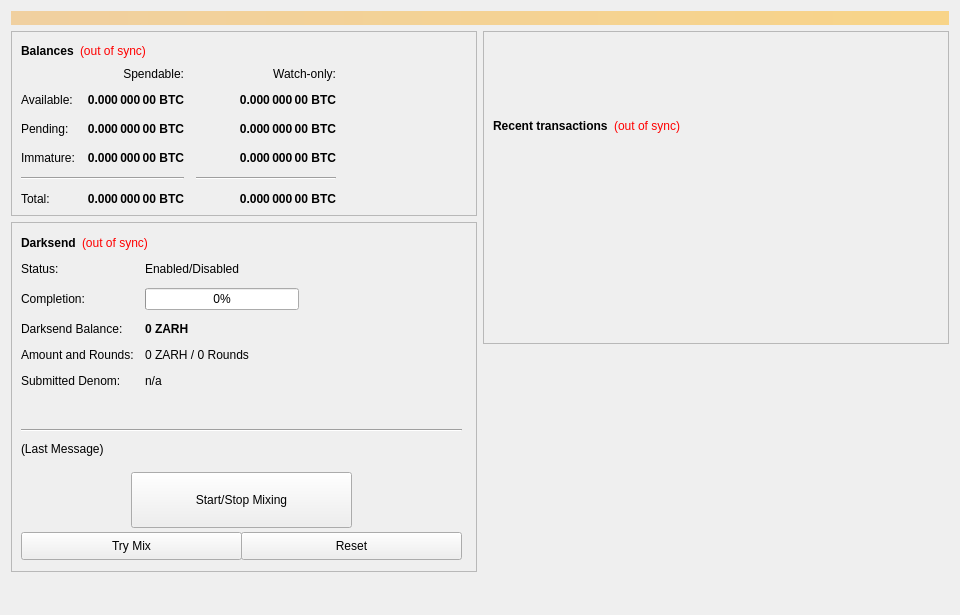
<?xml version="1.0" encoding="UTF-8"?>
<ui version="4.0">
 <class>OverviewPage</class>
 <widget class="QWidget" name="OverviewPage">
  <property name="geometry">
   <rect>
    <x>0</x>
    <y>0</y>
    <width>960</width>
    <height>615</height>
   </rect>
  </property>
  <property name="minimumSize">
   <size>
    <width>960</width>
    <height>0</height>
   </size>
  </property>
  <property name="windowTitle">
   <string>Form</string>
  </property>
  <layout class="QVBoxLayout" name="topLayout">
   <item>
    <widget class="QLabel" name="labelAlerts">
     <property name="visible">
      <bool>false</bool>
     </property>
     <property name="styleSheet">
      <string notr="true">background-color: qlineargradient(x1: 0, y1: 0, x2: 1, y2: 0, stop:0 #F0D0A0, stop:1 #F8D488); color:#000000;</string>
     </property>
     <property name="wordWrap">
      <bool>true</bool>
     </property>
     <property name="margin">
      <number>3</number>
     </property>
    </widget>
   </item>
   <item>
    <layout class="QHBoxLayout" name="horizontalLayout" stretch="1,1">
     <item>
      <layout class="QVBoxLayout" name="verticalLayout_2">
       <item>
        <widget class="QFrame" name="frame">
         <property name="frameShape">
          <enum>QFrame::StyledPanel</enum>
         </property>
         <property name="frameShadow">
          <enum>QFrame::Raised</enum>
         </property>
         <layout class="QVBoxLayout" name="verticalLayout_4">
          <item>
           <layout class="QHBoxLayout" name="horizontalLayout_4">
            <item>
             <widget class="QLabel" name="label_5">
              <property name="font">
               <font>
                <weight>75</weight>
                <bold>true</bold>
               </font>
              </property>
              <property name="text">
               <string>Balances</string>
              </property>
             </widget>
            </item>
            <item>
             <widget class="QLabel" name="labelWalletStatus">
              <property name="cursor">
               <cursorShape>WhatsThisCursor</cursorShape>
              </property>
              <property name="toolTip">
               <string>The displayed information may be out of date. Your wallet automatically synchronizes with the ZARHEXCASH network after a connection is established, but this process has not completed yet.</string>
              </property>
              <property name="styleSheet">
               <string notr="true">QLabel { color: red; }</string>
              </property>
              <property name="text">
               <string notr="true">(out of sync)</string>
              </property>
              <property name="alignment">
               <set>Qt::AlignLeading|Qt::AlignLeft|Qt::AlignVCenter</set>
              </property>
             </widget>
            </item>
            <item>
             <spacer name="horizontalSpacer_3">
              <property name="orientation">
               <enum>Qt::Horizontal</enum>
              </property>
              <property name="sizeHint" stdset="0">
               <size>
                <width>40</width>
                <height>20</height>
               </size>
              </property>
             </spacer>
            </item>
           </layout>
          </item>
          <item>
           <layout class="QGridLayout" name="gridLayout">
            <property name="spacing">
             <number>12</number>
            </property>
            <item row="2" column="2">
             <widget class="QLabel" name="labelWatchPending">
              <property name="font">
               <font>
                <weight>75</weight>
                <bold>true</bold>
               </font>
              </property>
              <property name="cursor">
               <cursorShape>IBeamCursor</cursorShape>
              </property>
              <property name="toolTip">
               <string>Unconfirmed transactions to watch-only addresses</string>
              </property>
              <property name="text">
               <string notr="true">0.000 000 00 BTC</string>
              </property>
              <property name="alignment">
               <set>Qt::AlignRight|Qt::AlignTrailing|Qt::AlignVCenter</set>
              </property>
              <property name="textInteractionFlags">
               <set>Qt::LinksAccessibleByMouse|Qt::TextSelectableByKeyboard|Qt::TextSelectableByMouse</set>
              </property>
             </widget>
            </item>
            <item row="2" column="1">
             <widget class="QLabel" name="labelUnconfirmed">
              <property name="font">
               <font>
                <weight>75</weight>
                <bold>true</bold>
               </font>
              </property>
              <property name="cursor">
               <cursorShape>IBeamCursor</cursorShape>
              </property>
              <property name="toolTip">
               <string>Total of transactions that have yet to be confirmed, and do not yet count toward the spendable balance</string>
              </property>
              <property name="text">
               <string notr="true">0.000 000 00 BTC</string>
              </property>
              <property name="alignment">
               <set>Qt::AlignRight|Qt::AlignTrailing|Qt::AlignVCenter</set>
              </property>
              <property name="textInteractionFlags">
               <set>Qt::LinksAccessibleByMouse|Qt::TextSelectableByKeyboard|Qt::TextSelectableByMouse</set>
              </property>
             </widget>
            </item>
            <item row="3" column="2">
             <widget class="QLabel" name="labelWatchImmature">
              <property name="font">
               <font>
                <weight>75</weight>
                <bold>true</bold>
               </font>
              </property>
              <property name="cursor">
               <cursorShape>IBeamCursor</cursorShape>
              </property>
              <property name="toolTip">
               <string>Staked or masternode rewards in watch-only addresses that has not yet matured</string>
              </property>
              <property name="text">
               <string notr="true">0.000 000 00 BTC</string>
              </property>
              <property name="alignment">
               <set>Qt::AlignRight|Qt::AlignTrailing|Qt::AlignVCenter</set>
              </property>
              <property name="textInteractionFlags">
               <set>Qt::LinksAccessibleByMouse|Qt::TextSelectableByKeyboard|Qt::TextSelectableByMouse</set>
              </property>
             </widget>
            </item>
            <item row="4" column="0" colspan="2">
             <widget class="Line" name="lineSpendableBalance">
              <property name="orientation">
               <enum>Qt::Horizontal</enum>
              </property>
             </widget>
            </item>
            <item row="4" column="2">
             <widget class="Line" name="lineWatchBalance">
              <property name="sizePolicy">
               <sizepolicy hsizetype="Preferred" vsizetype="Fixed">
                <horstretch>0</horstretch>
                <verstretch>0</verstretch>
               </sizepolicy>
              </property>
              <property name="minimumSize">
               <size>
                <width>140</width>
                <height>0</height>
               </size>
              </property>
              <property name="orientation">
               <enum>Qt::Horizontal</enum>
              </property>
             </widget>
            </item>
            <item row="5" column="0">
             <widget class="QLabel" name="labelTotalText">
              <property name="text">
               <string>Total:</string>
              </property>
             </widget>
            </item>
            <item row="3" column="1">
             <widget class="QLabel" name="labelImmature">
              <property name="font">
               <font>
                <weight>75</weight>
                <bold>true</bold>
               </font>
              </property>
              <property name="cursor">
               <cursorShape>IBeamCursor</cursorShape>
              </property>
              <property name="toolTip">
               <string>Staked or masternode rewards that has not yet matured</string>
              </property>
              <property name="text">
               <string notr="true">0.000 000 00 BTC</string>
              </property>
              <property name="alignment">
               <set>Qt::AlignRight|Qt::AlignTrailing|Qt::AlignVCenter</set>
              </property>
              <property name="textInteractionFlags">
               <set>Qt::LinksAccessibleByMouse|Qt::TextSelectableByKeyboard|Qt::TextSelectableByMouse</set>
              </property>
             </widget>
            </item>
            <item row="2" column="3">
             <spacer name="horizontalSpacer_2">
              <property name="orientation">
               <enum>Qt::Horizontal</enum>
              </property>
              <property name="sizeHint" stdset="0">
               <size>
                <width>40</width>
                <height>20</height>
               </size>
              </property>
             </spacer>
            </item>
            <item row="3" column="0">
             <widget class="QLabel" name="labelImmatureText">
              <property name="text">
               <string>Immature:</string>
              </property>
             </widget>
            </item>
            <item row="5" column="1">
             <widget class="QLabel" name="labelTotal">
              <property name="font">
               <font>
                <weight>75</weight>
                <bold>true</bold>
               </font>
              </property>
              <property name="cursor">
               <cursorShape>IBeamCursor</cursorShape>
              </property>
              <property name="toolTip">
               <string>Your current total balance</string>
              </property>
              <property name="text">
               <string notr="true">0.000 000 00 BTC</string>
              </property>
              <property name="alignment">
               <set>Qt::AlignRight|Qt::AlignTrailing|Qt::AlignVCenter</set>
              </property>
              <property name="textInteractionFlags">
               <set>Qt::LinksAccessibleByMouse|Qt::TextSelectableByKeyboard|Qt::TextSelectableByMouse</set>
              </property>
             </widget>
            </item>
            <item row="5" column="2">
             <widget class="QLabel" name="labelWatchTotal">
              <property name="font">
               <font>
                <weight>75</weight>
                <bold>true</bold>
               </font>
              </property>
              <property name="cursor">
               <cursorShape>IBeamCursor</cursorShape>
              </property>
              <property name="toolTip">
               <string>Current total balance in watch-only addresses</string>
              </property>
              <property name="text">
               <string notr="true">0.000 000 00 BTC</string>
              </property>
              <property name="alignment">
               <set>Qt::AlignRight|Qt::AlignTrailing|Qt::AlignVCenter</set>
              </property>
              <property name="textInteractionFlags">
               <set>Qt::LinksAccessibleByMouse|Qt::TextSelectableByKeyboard|Qt::TextSelectableByMouse</set>
              </property>
             </widget>
            </item>
            <item row="0" column="2">
             <widget class="QLabel" name="labelWatchonly">
              <property name="text">
               <string>Watch-only:</string>
              </property>
              <property name="alignment">
               <set>Qt::AlignRight|Qt::AlignTrailing|Qt::AlignVCenter</set>
              </property>
             </widget>
            </item>
            <item row="1" column="0">
             <widget class="QLabel" name="labelBalanceText">
              <property name="text">
               <string>Available:</string>
              </property>
             </widget>
            </item>
            <item row="1" column="1">
             <widget class="QLabel" name="labelBalance">
              <property name="font">
               <font>
                <weight>75</weight>
                <bold>true</bold>
               </font>
              </property>
              <property name="cursor">
               <cursorShape>IBeamCursor</cursorShape>
              </property>
              <property name="toolTip">
               <string>Your current spendable balance</string>
              </property>
              <property name="text">
               <string notr="true">0.000 000 00 BTC</string>
              </property>
              <property name="alignment">
               <set>Qt::AlignRight|Qt::AlignTrailing|Qt::AlignVCenter</set>
              </property>
              <property name="textInteractionFlags">
               <set>Qt::LinksAccessibleByMouse|Qt::TextSelectableByKeyboard|Qt::TextSelectableByMouse</set>
              </property>
             </widget>
            </item>
            <item row="1" column="2">
             <widget class="QLabel" name="labelWatchAvailable">
              <property name="font">
               <font>
                <weight>75</weight>
                <bold>true</bold>
               </font>
              </property>
              <property name="cursor">
               <cursorShape>IBeamCursor</cursorShape>
              </property>
              <property name="toolTip">
               <string>Your current balance in watch-only addresses</string>
              </property>
              <property name="text">
               <string notr="true">0.000 000 00 BTC</string>
              </property>
              <property name="alignment">
               <set>Qt::AlignRight|Qt::AlignTrailing|Qt::AlignVCenter</set>
              </property>
              <property name="textInteractionFlags">
               <set>Qt::LinksAccessibleByMouse|Qt::TextSelectableByKeyboard|Qt::TextSelectableByMouse</set>
              </property>
             </widget>
            </item>
            <item row="2" column="0">
             <widget class="QLabel" name="labelPendingText">
              <property name="text">
               <string>Pending:</string>
              </property>
             </widget>
            </item>
            <item row="0" column="1">
             <widget class="QLabel" name="labelSpendable">
              <property name="text">
               <string>Spendable:</string>
              </property>
              <property name="alignment">
               <set>Qt::AlignRight|Qt::AlignTrailing|Qt::AlignVCenter</set>
              </property>
             </widget>
            </item>
           </layout>
          </item>
         </layout>
        </widget>
       </item>
       <item>
        <widget class="QFrame" name="frameDarksend">
         <property name="minimumSize">
          <size>
           <width>0</width>
           <height>350</height>
          </size>
         </property>
         <property name="layoutDirection">
          <enum>Qt::LeftToRight</enum>
         </property>
         <property name="frameShape">
          <enum>QFrame::StyledPanel</enum>
         </property>
         <property name="frameShadow">
          <enum>QFrame::Raised</enum>
         </property>
         <widget class="QWidget" name="formLayoutWidget">
          <property name="geometry">
           <rect>
            <x>10</x>
            <y>40</y>
            <width>451</width>
            <height>161</height>
           </rect>
          </property>
          <layout class="QFormLayout" name="formLayout">
           <property name="fieldGrowthPolicy">
            <enum>QFormLayout::AllNonFixedFieldsGrow</enum>
           </property>
           <property name="horizontalSpacing">
            <number>11</number>
           </property>
           <property name="verticalSpacing">
            <number>12</number>
           </property>
           <item row="0" column="0">
            <widget class="QLabel" name="label_6">
             <property name="text">
              <string>Status:</string>
             </property>
            </widget>
           </item>
           <item row="1" column="0">
            <widget class="QLabel" name="label_7">
             <property name="text">
              <string>Completion:</string>
             </property>
            </widget>
           </item>
           <item row="1" column="1">
            <widget class="QProgressBar" name="DarksendProgress">
             <property name="maximumSize">
              <size>
               <width>154</width>
               <height>16777215</height>
              </size>
             </property>
             <property name="value">
              <number>0</number>
             </property>
            </widget>
           </item>
           <item row="2" column="0">
            <widget class="QLabel" name="labelAnonymizedText">
             <property name="text">
              <string>Darksend Balance:</string>
             </property>
            </widget>
           </item>
           <item row="2" column="1">
            <widget class="QLabel" name="labelAnonymized">
             <property name="font">
              <font>
               <weight>75</weight>
               <bold>true</bold>
              </font>
             </property>
             <property name="text">
              <string notr="true">0 ZARH</string>
             </property>
            </widget>
           </item>
           <item row="3" column="0">
            <widget class="QLabel" name="label_8">
             <property name="text">
              <string>Amount and Rounds:</string>
             </property>
            </widget>
           </item>
           <item row="3" column="1">
            <widget class="QLabel" name="labelAmountRounds">
             <property name="text">
              <string>0 ZARH / 0 Rounds</string>
             </property>
            </widget>
           </item>
           <item row="4" column="0">
            <widget class="QLabel" name="label_9">
             <property name="text">
              <string>Submitted Denom:</string>
             </property>
            </widget>
           </item>
           <item row="4" column="1">
            <widget class="QLabel" name="labelSubmittedDenom">
             <property name="toolTip">
              <string>The denominations you submitted to the Masternode.&lt;br&gt;To mix, other users must submit the exact same denominations.</string>
             </property>
             <property name="text">
              <string>n/a</string>
             </property>
            </widget>
           </item>
           <item row="0" column="1">
            <widget class="QLabel" name="DarksendEnabled">
             <property name="text">
              <string>Enabled/Disabled</string>
             </property>
            </widget>
           </item>
          </layout>
         </widget>
         <widget class="QPushButton" name="runAutoDenom">
          <property name="geometry">
           <rect>
            <x>251</x>
            <y>17</y>
            <width>1</width>
            <height>1</height>
           </rect>
          </property>
          <property name="palette">
           <palette>
            <active>
             <colorrole role="WindowText">
              <brush brushstyle="SolidPattern">
               <color alpha="255">
                <red>0</red>
                <green>0</green>
                <blue>0</blue>
               </color>
              </brush>
             </colorrole>
             <colorrole role="Button">
              <brush brushstyle="SolidPattern">
               <color alpha="255">
                <red>239</red>
                <green>238</green>
                <blue>238</blue>
               </color>
              </brush>
             </colorrole>
             <colorrole role="Light">
              <brush brushstyle="SolidPattern">
               <color alpha="255">
                <red>255</red>
                <green>255</green>
                <blue>255</blue>
               </color>
              </brush>
             </colorrole>
             <colorrole role="Midlight">
              <brush brushstyle="SolidPattern">
               <color alpha="255">
                <red>247</red>
                <green>246</green>
                <blue>246</blue>
               </color>
              </brush>
             </colorrole>
             <colorrole role="Dark">
              <brush brushstyle="SolidPattern">
               <color alpha="255">
                <red>119</red>
                <green>119</green>
                <blue>119</blue>
               </color>
              </brush>
             </colorrole>
             <colorrole role="Mid">
              <brush brushstyle="SolidPattern">
               <color alpha="255">
                <red>159</red>
                <green>159</green>
                <blue>159</blue>
               </color>
              </brush>
             </colorrole>
             <colorrole role="Text">
              <brush brushstyle="SolidPattern">
               <color alpha="255">
                <red>0</red>
                <green>0</green>
                <blue>0</blue>
               </color>
              </brush>
             </colorrole>
             <colorrole role="BrightText">
              <brush brushstyle="SolidPattern">
               <color alpha="255">
                <red>255</red>
                <green>255</green>
                <blue>255</blue>
               </color>
              </brush>
             </colorrole>
             <colorrole role="ButtonText">
              <brush brushstyle="SolidPattern">
               <color alpha="255">
                <red>0</red>
                <green>0</green>
                <blue>0</blue>
               </color>
              </brush>
             </colorrole>
             <colorrole role="Base">
              <brush brushstyle="SolidPattern">
               <color alpha="255">
                <red>255</red>
                <green>255</green>
                <blue>255</blue>
               </color>
              </brush>
             </colorrole>
             <colorrole role="Window">
              <brush brushstyle="SolidPattern">
               <color alpha="255">
                <red>239</red>
                <green>238</green>
                <blue>238</blue>
               </color>
              </brush>
             </colorrole>
             <colorrole role="Shadow">
              <brush brushstyle="SolidPattern">
               <color alpha="255">
                <red>0</red>
                <green>0</green>
                <blue>0</blue>
               </color>
              </brush>
             </colorrole>
             <colorrole role="AlternateBase">
              <brush brushstyle="SolidPattern">
               <color alpha="255">
                <red>247</red>
                <green>246</green>
                <blue>246</blue>
               </color>
              </brush>
             </colorrole>
             <colorrole role="ToolTipBase">
              <brush brushstyle="SolidPattern">
               <color alpha="255">
                <red>255</red>
                <green>255</green>
                <blue>220</blue>
               </color>
              </brush>
             </colorrole>
             <colorrole role="ToolTipText">
              <brush brushstyle="SolidPattern">
               <color alpha="255">
                <red>0</red>
                <green>0</green>
                <blue>0</blue>
               </color>
              </brush>
             </colorrole>
            </active>
            <inactive>
             <colorrole role="WindowText">
              <brush brushstyle="SolidPattern">
               <color alpha="255">
                <red>0</red>
                <green>0</green>
                <blue>0</blue>
               </color>
              </brush>
             </colorrole>
             <colorrole role="Button">
              <brush brushstyle="SolidPattern">
               <color alpha="255">
                <red>239</red>
                <green>238</green>
                <blue>238</blue>
               </color>
              </brush>
             </colorrole>
             <colorrole role="Light">
              <brush brushstyle="SolidPattern">
               <color alpha="255">
                <red>255</red>
                <green>255</green>
                <blue>255</blue>
               </color>
              </brush>
             </colorrole>
             <colorrole role="Midlight">
              <brush brushstyle="SolidPattern">
               <color alpha="255">
                <red>247</red>
                <green>246</green>
                <blue>246</blue>
               </color>
              </brush>
             </colorrole>
             <colorrole role="Dark">
              <brush brushstyle="SolidPattern">
               <color alpha="255">
                <red>119</red>
                <green>119</green>
                <blue>119</blue>
               </color>
              </brush>
             </colorrole>
             <colorrole role="Mid">
              <brush brushstyle="SolidPattern">
               <color alpha="255">
                <red>159</red>
                <green>159</green>
                <blue>159</blue>
               </color>
              </brush>
             </colorrole>
             <colorrole role="Text">
              <brush brushstyle="SolidPattern">
               <color alpha="255">
                <red>0</red>
                <green>0</green>
                <blue>0</blue>
               </color>
              </brush>
             </colorrole>
             <colorrole role="BrightText">
              <brush brushstyle="SolidPattern">
               <color alpha="255">
                <red>255</red>
                <green>255</green>
                <blue>255</blue>
               </color>
              </brush>
             </colorrole>
             <colorrole role="ButtonText">
              <brush brushstyle="SolidPattern">
               <color alpha="255">
                <red>0</red>
                <green>0</green>
                <blue>0</blue>
               </color>
              </brush>
             </colorrole>
             <colorrole role="Base">
              <brush brushstyle="SolidPattern">
               <color alpha="255">
                <red>255</red>
                <green>255</green>
                <blue>255</blue>
               </color>
              </brush>
             </colorrole>
             <colorrole role="Window">
              <brush brushstyle="SolidPattern">
               <color alpha="255">
                <red>239</red>
                <green>238</green>
                <blue>238</blue>
               </color>
              </brush>
             </colorrole>
             <colorrole role="Shadow">
              <brush brushstyle="SolidPattern">
               <color alpha="255">
                <red>0</red>
                <green>0</green>
                <blue>0</blue>
               </color>
              </brush>
             </colorrole>
             <colorrole role="AlternateBase">
              <brush brushstyle="SolidPattern">
               <color alpha="255">
                <red>247</red>
                <green>246</green>
                <blue>246</blue>
               </color>
              </brush>
             </colorrole>
             <colorrole role="ToolTipBase">
              <brush brushstyle="SolidPattern">
               <color alpha="255">
                <red>255</red>
                <green>255</green>
                <blue>220</blue>
               </color>
              </brush>
             </colorrole>
             <colorrole role="ToolTipText">
              <brush brushstyle="SolidPattern">
               <color alpha="255">
                <red>0</red>
                <green>0</green>
                <blue>0</blue>
               </color>
              </brush>
             </colorrole>
            </inactive>
            <disabled>
             <colorrole role="WindowText">
              <brush brushstyle="SolidPattern">
               <color alpha="255">
                <red>119</red>
                <green>119</green>
                <blue>119</blue>
               </color>
              </brush>
             </colorrole>
             <colorrole role="Button">
              <brush brushstyle="SolidPattern">
               <color alpha="255">
                <red>239</red>
                <green>238</green>
                <blue>238</blue>
               </color>
              </brush>
             </colorrole>
             <colorrole role="Light">
              <brush brushstyle="SolidPattern">
               <color alpha="255">
                <red>255</red>
                <green>255</green>
                <blue>255</blue>
               </color>
              </brush>
             </colorrole>
             <colorrole role="Midlight">
              <brush brushstyle="SolidPattern">
               <color alpha="255">
                <red>247</red>
                <green>246</green>
                <blue>246</blue>
               </color>
              </brush>
             </colorrole>
             <colorrole role="Dark">
              <brush brushstyle="SolidPattern">
               <color alpha="255">
                <red>119</red>
                <green>119</green>
                <blue>119</blue>
               </color>
              </brush>
             </colorrole>
             <colorrole role="Mid">
              <brush brushstyle="SolidPattern">
               <color alpha="255">
                <red>159</red>
                <green>159</green>
                <blue>159</blue>
               </color>
              </brush>
             </colorrole>
             <colorrole role="Text">
              <brush brushstyle="SolidPattern">
               <color alpha="255">
                <red>119</red>
                <green>119</green>
                <blue>119</blue>
               </color>
              </brush>
             </colorrole>
             <colorrole role="BrightText">
              <brush brushstyle="SolidPattern">
               <color alpha="255">
                <red>255</red>
                <green>255</green>
                <blue>255</blue>
               </color>
              </brush>
             </colorrole>
             <colorrole role="ButtonText">
              <brush brushstyle="SolidPattern">
               <color alpha="255">
                <red>119</red>
                <green>119</green>
                <blue>119</blue>
               </color>
              </brush>
             </colorrole>
             <colorrole role="Base">
              <brush brushstyle="SolidPattern">
               <color alpha="255">
                <red>239</red>
                <green>238</green>
                <blue>238</blue>
               </color>
              </brush>
             </colorrole>
             <colorrole role="Window">
              <brush brushstyle="SolidPattern">
               <color alpha="255">
                <red>239</red>
                <green>238</green>
                <blue>238</blue>
               </color>
              </brush>
             </colorrole>
             <colorrole role="Shadow">
              <brush brushstyle="SolidPattern">
               <color alpha="255">
                <red>0</red>
                <green>0</green>
                <blue>0</blue>
               </color>
              </brush>
             </colorrole>
             <colorrole role="AlternateBase">
              <brush brushstyle="SolidPattern">
               <color alpha="255">
                <red>239</red>
                <green>238</green>
                <blue>238</blue>
               </color>
              </brush>
             </colorrole>
             <colorrole role="ToolTipBase">
              <brush brushstyle="SolidPattern">
               <color alpha="255">
                <red>255</red>
                <green>255</green>
                <blue>220</blue>
               </color>
              </brush>
             </colorrole>
             <colorrole role="ToolTipText">
              <brush brushstyle="SolidPattern">
               <color alpha="255">
                <red>0</red>
                <green>0</green>
                <blue>0</blue>
               </color>
              </brush>
             </colorrole>
            </disabled>
           </palette>
          </property>
          <property name="focusPolicy">
           <enum>Qt::NoFocus</enum>
          </property>
          <property name="autoFillBackground">
           <bool>true</bool>
          </property>
          <property name="text">
           <string/>
          </property>
          <property name="flat">
           <bool>true</bool>
          </property>
         </widget>
         <widget class="QPushButton" name="toggleDarksend">
          <property name="geometry">
           <rect>
            <x>120</x>
            <y>250</y>
            <width>221</width>
            <height>56</height>
           </rect>
          </property>
          <property name="sizePolicy">
           <sizepolicy hsizetype="MinimumExpanding" vsizetype="Fixed">
            <horstretch>0</horstretch>
            <verstretch>0</verstretch>
           </sizepolicy>
          </property>
          <property name="text">
           <string>Start/Stop Mixing</string>
          </property>
         </widget>
         <widget class="Line" name="lineLastMessage">
          <property name="geometry">
           <rect>
            <x>10</x>
            <y>200</y>
            <width>441</width>
            <height>16</height>
           </rect>
          </property>
          <property name="orientation">
           <enum>Qt::Horizontal</enum>
          </property>
         </widget>
         <widget class="QLabel" name="DarksendStatus">
          <property name="geometry">
           <rect>
            <x>10</x>
            <y>220</y>
            <width>451</width>
            <height>61</height>
           </rect>
          </property>
          <property name="minimumSize">
           <size>
            <width>288</width>
            <height>43</height>
           </size>
          </property>
          <property name="text">
           <string>(Last Message)</string>
          </property>
          <property name="alignment">
           <set>Qt::AlignLeading|Qt::AlignLeft|Qt::AlignTop</set>
          </property>
          <property name="wordWrap">
           <bool>true</bool>
          </property>
         </widget>
         <widget class="QPushButton" name="DarksendAuto">
          <property name="geometry">
           <rect>
            <x>10</x>
            <y>310</y>
            <width>221</width>
            <height>28</height>
           </rect>
          </property>
          <property name="sizePolicy">
           <sizepolicy hsizetype="MinimumExpanding" vsizetype="Fixed">
            <horstretch>0</horstretch>
            <verstretch>0</verstretch>
           </sizepolicy>
          </property>
          <property name="toolTip">
           <string>Try to manually submit a Darksend request.</string>
          </property>
          <property name="text">
           <string>Try Mix</string>
          </property>
         </widget>
         <widget class="QPushButton" name="DarksendReset">
          <property name="geometry">
           <rect>
            <x>230</x>
            <y>310</y>
            <width>221</width>
            <height>28</height>
           </rect>
          </property>
          <property name="sizePolicy">
           <sizepolicy hsizetype="MinimumExpanding" vsizetype="Fixed">
            <horstretch>0</horstretch>
            <verstretch>0</verstretch>
           </sizepolicy>
          </property>
          <property name="toolTip">
           <string>Reset the current status of Darksend (can interrupt Darksend if it's in the process of Mixing, which can cost you money!)</string>
          </property>
          <property name="autoFillBackground">
           <bool>false</bool>
          </property>
          <property name="text">
           <string>Reset</string>
          </property>
         </widget>
         <widget class="QWidget" name="layoutWidget">
          <property name="geometry">
           <rect>
            <x>10</x>
            <y>10</y>
            <width>431</width>
            <height>22</height>
           </rect>
          </property>
          <layout class="QHBoxLayout" name="horizontalLayout_5">
           <item>
            <widget class="QLabel" name="label_2">
             <property name="font">
              <font>
               <weight>75</weight>
               <bold>true</bold>
              </font>
             </property>
             <property name="text">
              <string>Darksend</string>
             </property>
            </widget>
           </item>
           <item>
            <widget class="QLabel" name="labelDarksendSyncStatus">
             <property name="toolTip">
              <string>The displayed information may be out of date. Your wallet automatically synchronizes with the ZARHEXCASH network after a connection is established, but this process has not completed yet.</string>
             </property>
             <property name="styleSheet">
              <string notr="true">QLabel { color: red; }</string>
             </property>
             <property name="text">
              <string notr="true">(out of sync)</string>
             </property>
             <property name="alignment">
              <set>Qt::AlignLeading|Qt::AlignLeft|Qt::AlignVCenter</set>
             </property>
            </widget>
           </item>
           <item>
            <spacer name="horizontalSpacer_4">
             <property name="orientation">
              <enum>Qt::Horizontal</enum>
             </property>
             <property name="sizeHint" stdset="0">
              <size>
               <width>40</width>
               <height>20</height>
              </size>
             </property>
            </spacer>
           </item>
          </layout>
         </widget>
        </widget>
       </item>
       <item>
        <spacer name="verticalSpacer">
         <property name="orientation">
          <enum>Qt::Vertical</enum>
         </property>
         <property name="sizeHint" stdset="0">
          <size>
           <width>20</width>
           <height>40</height>
          </size>
         </property>
        </spacer>
       </item>
      </layout>
     </item>
     <item>
      <layout class="QVBoxLayout" name="verticalLayout_3">
       <item>
        <widget class="QFrame" name="frame_2">
         <property name="frameShape">
          <enum>QFrame::StyledPanel</enum>
         </property>
         <property name="frameShadow">
          <enum>QFrame::Raised</enum>
         </property>
         <layout class="QVBoxLayout" name="verticalLayout">
          <item>
           <spacer name="verticalSpacer_3">
            <property name="orientation">
             <enum>Qt::Vertical</enum>
            </property>
            <property name="sizeType">
             <enum>QSizePolicy::Fixed</enum>
            </property>
            <property name="sizeHint" stdset="0">
             <size>
              <width>20</width>
              <height>75</height>
             </size>
            </property>
           </spacer>
          </item>
          <item>
           <layout class="QHBoxLayout" name="horizontalLayout_2">
            <item>
             <widget class="QLabel" name="label_4">
              <property name="font">
               <font>
                <weight>75</weight>
                <bold>true</bold>
               </font>
              </property>
              <property name="text">
               <string>Recent transactions</string>
              </property>
             </widget>
            </item>
            <item>
             <widget class="QLabel" name="labelTransactionsStatus">
              <property name="cursor">
               <cursorShape>WhatsThisCursor</cursorShape>
              </property>
              <property name="toolTip">
               <string>The displayed information may be out of date. Your wallet automatically synchronizes with the ZARHEXCASH network after a connection is established, but this process has not completed yet.</string>
              </property>
              <property name="styleSheet">
               <string notr="true">QLabel { color: red; }</string>
              </property>
              <property name="text">
               <string notr="true">(out of sync)</string>
              </property>
              <property name="alignment">
               <set>Qt::AlignRight|Qt::AlignTrailing|Qt::AlignVCenter</set>
              </property>
             </widget>
            </item>
            <item>
             <spacer name="horizontalSpacer">
              <property name="orientation">
               <enum>Qt::Horizontal</enum>
              </property>
              <property name="sizeHint" stdset="0">
               <size>
                <width>40</width>
                <height>20</height>
               </size>
              </property>
             </spacer>
            </item>
           </layout>
          </item>
          <item>
           <widget class="QListView" name="listTransactions">
            <property name="styleSheet">
             <string notr="true">QListView { background: transparent; }</string>
            </property>
            <property name="frameShape">
             <enum>QFrame::NoFrame</enum>
            </property>
            <property name="verticalScrollBarPolicy">
             <enum>Qt::ScrollBarAlwaysOff</enum>
            </property>
            <property name="horizontalScrollBarPolicy">
             <enum>Qt::ScrollBarAlwaysOff</enum>
            </property>
            <property name="selectionMode">
             <enum>QAbstractItemView::NoSelection</enum>
            </property>
           </widget>
          </item>
         </layout>
        </widget>
       </item>
       <item>
        <spacer name="verticalSpacer_2">
         <property name="orientation">
          <enum>Qt::Vertical</enum>
         </property>
         <property name="sizeType">
          <enum>QSizePolicy::Expanding</enum>
         </property>
         <property name="sizeHint" stdset="0">
          <size>
           <width>20</width>
           <height>40</height>
          </size>
         </property>
        </spacer>
       </item>
      </layout>
     </item>
    </layout>
   </item>
  </layout>
 </widget>
 <resources/>
 <connections/>
</ui>
